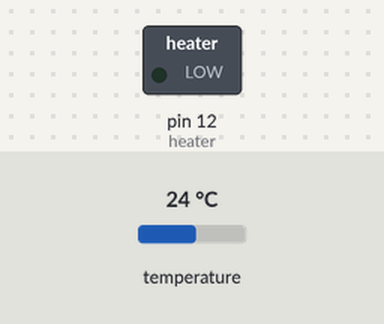
The sketch below on a simulated Arduino Uno, built with avr-gcc and run on an emulated ATmega328P. Parts: switched loads named in the sketch (green lamp = pin HIGH). The inputs (shaded band) are chosen by the test bench; at power-on: temperature 24 °C. What the sketch prints to the serial monitor is not drawn.

Above: at 16.3 s.
16.4 s: temperature set to 39.3 °C
30.4 s: temperature set to 40.5 °C
At 41.6 s:
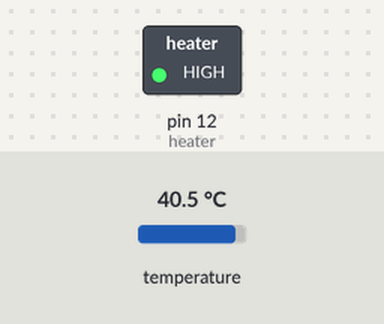
Timing chart, 0 to 43.1 s (numbered marks = the images above; inputs shaded):
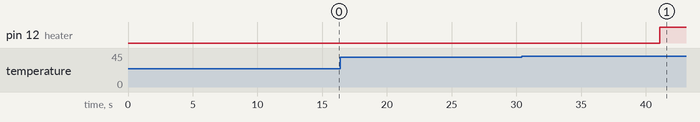

Measured:
- the behaviour switches between 39.9 and 40 °C on temperature (found by bisection; images 0 and 1)
- after the input at 16.4 s, every drawn part: stays the same
- after the input at 30.4 s, pin 12 (heater): LOW → HIGH after 10.7 s

The sketch:

TemperatureController.ino
```cpp
#include <OneWire.h>
#include <DallasTemperature.h> //include DallasTemperature library

// Data wire is plugged into the Arduino on port ?
#define ONE_WIRE_BUS 11

// Setup a oneWire instance to communicate with any OneWire devices (not just Maxim/Dallas temperature ICs)
OneWire oneWire(ONE_WIRE_BUS);

// Pass our oneWire reference to Dallas Temperature.
DallasTemperature sensors(&oneWire);

//initialize variables
int heater = 12; //heating pad is connected to which pin?  ---> (no it's fed by Vin)  not 12
double temperature;
int time_passed = 0;
int UpperLimit = 40;
int LowerLimit = 36;

void setup(void)
{
  // start serial port
  Serial.begin(9600);
  Serial.println("System is active");

  // Start up the library
  sensors.begin();

  //state of component pins
  pinMode(heater, OUTPUT); //the 'heater' is an OUTPUT
}

void loop(void)
{
  // call sensors.requestTemperatures() to issue a global temperature
  // request to all devices on the bus

  sensors.requestTemperatures(); // Send the command to get temperatures

  temperature = sensors.getTempCByIndex(0);

  //print temperature to serial monitor
  Serial.print(time_passed);
  Serial.print(", ");
  Serial.print(temperature);
  Serial.println("C");
  time_passed = time_passed + 1; //increment time by 1 every loop

  //compare recorded temperature from sensor to needed temperature (37 C)
  if(temperature < LowerLimit){
  digitalWrite(heater, LOW); //turns on heater
  Serial.print("Warming hands up from ");
  Serial.print(temperature);
  Serial.print(" to 40 C");
  delay(14000); //14 seconds
  }

  else if(temperature >= UpperLimit){
  digitalWrite(heater,HIGH);
  Serial.print("Hands have reached ");
  Serial.print(temperature);
  Serial.print("Turning heater off");
  delay(81230); //81.23 seconds
  }
  else if (temperature > LowerLimit && temperature < UpperLimit){
  Serial.print("Standby");
  delay(10000); //10 seconds
  }

}
```
